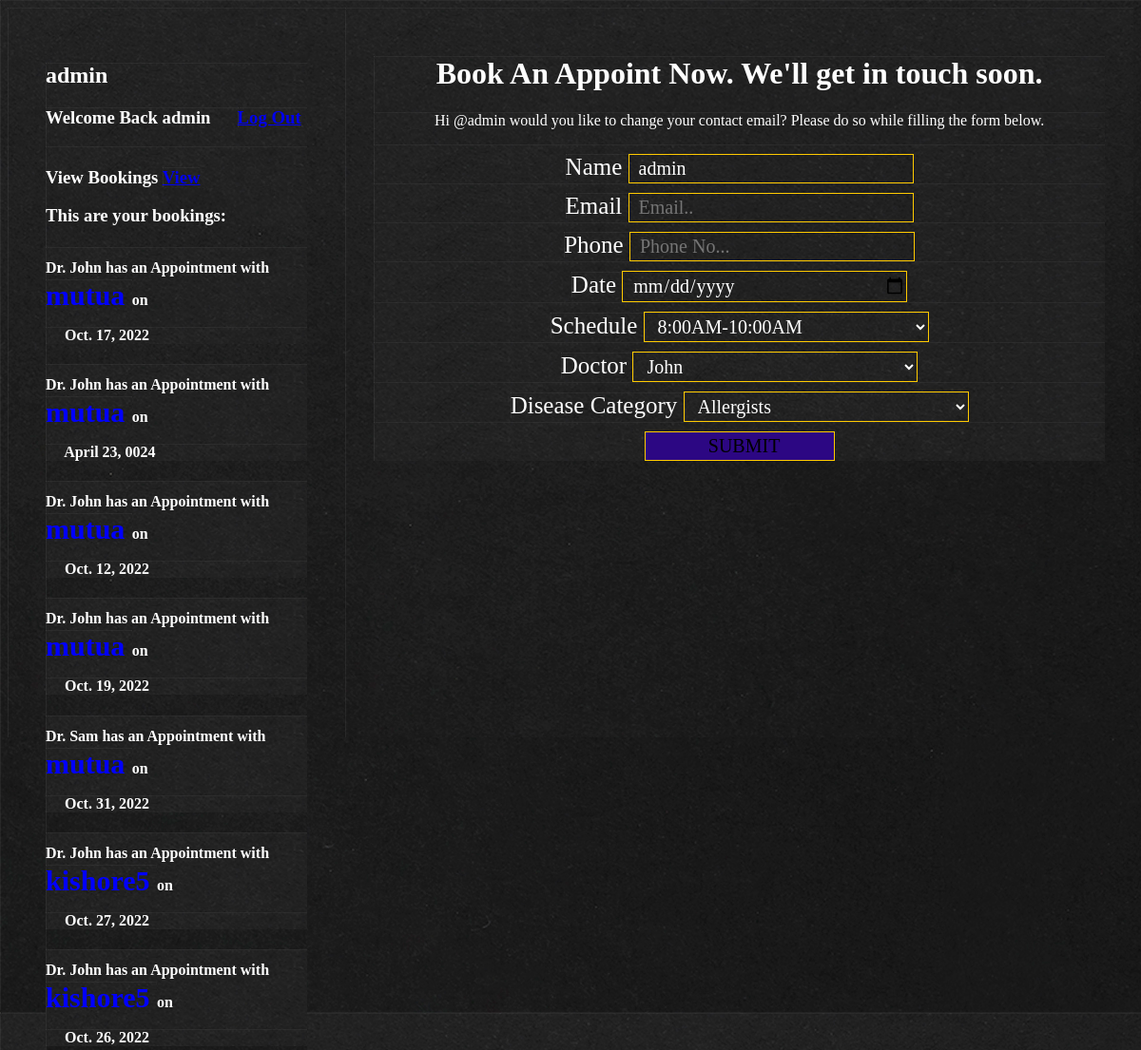
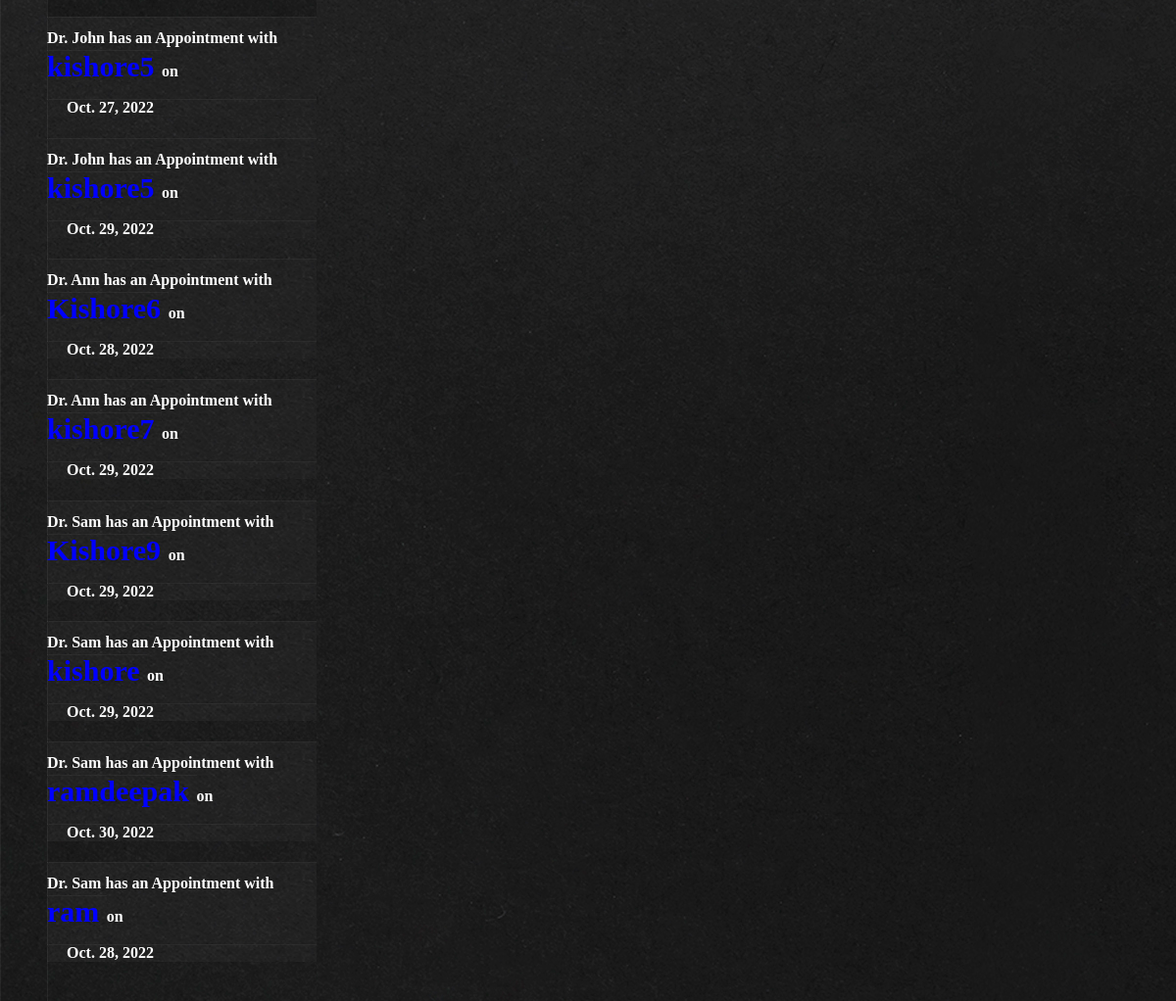
/apoint/ (signed in), run on the app's committed database (2 pictures, top to bottom).
### doctorApp/models.py (models this page shows, shortened)
class Appointment(models.Model):
    Name=models.CharField(max_length=200, default='')
    email=models.EmailField(default='')
    Date=models.DateField()
    Phone=models.CharField(max_length=15)
    Doctor=models.CharField(max_length=15, default='John')
    Schedule=models.CharField(max_length=200, default='8:00AM-10:00AM')
    Disease = models.CharField(max_length = 200, default='Cold')

### doctorApp/views.py (the view)
# urls.py: path('apoint/', views.appointment, name='apointt'),
def appointment(request):
    apbk = Appointment.objects.all()
    return render(request, 'book.html', context={'apbk':apbk})

### doctorApp/Templates/book.html (shortened to what this page needs)
<!DOCTYPE html>
<html lang="en">
  <head>
  </head>
  <div class="row">
    <div class="column" style="background-color:burlywood;">
        <br>
        <div style="color:#fff; margin-top: 10px;margin: 30px;">
            <span> <h2>{{user.username}}</h2></span>
              <p><h3>
                {% block content %}
                  {% if user.is_authenticated %}
                  Welcome Back {{ user.username }} &emsp;
                  <a href="{% url 'login' %}" >Log Out</a><p>
                    <br>
                      View Bookings <a href="{% url 'apointt' %}">View</a><p></p>
                      This are your bookings: </h3>
                      {% for ap in apbk %}
                        <h4 style="color:white ;">
                            {% if user.username == "admin" %}
                                Dr. {{ap.Doctor}} has an Appointment with<strong style="color:blue; font-size: 30px;"> {{ap.Name}} </strong>  on <p>&emsp; {{ap.Date}}
                             {% endif %}
                             {% endfor %}
                  {% else %}
                    <p>You are not logged in</p>
                    <a href="{% url 'login' %}">Log In</a>
                  {% endif %}
                {% endblock %}
              <br>
   </h4>
      <br>
    </div>
      </div>
      <center>
      <div class="column2" >
    <div class="form">
      <div class="form-text">
        <h1 style="color:#fff">
          Book An Appoint Now. We'll get in touch soon.
        </h1>
        <p style="color:#fff">
          Hi @{{user.username}} would you like to change your contact email? Please do so while filling the form below.
        </p>
      </div>
      <div class="main-form">
        <form action="" method="POST">
          <div>
            <span>Name   </span>
            <input type="text" name="Name" id="Name" placeholder="Fullname.. " required value='{{ user.username }}' style="width:300px;" />
          </div>
          <div>
            <span>Email   </span>
            <input type="email"name="email" id="email" placeholder="Email.." required value="{{user.email}}" style="width:300px;" />
          </div>
          <div>
            <span>Phone  </span>
            <input type="number" name="Phone" id="Number" placeholder="Phone No..." required style="width:300px;" />
          </div>
          <div>
            <span>Date    </span>
            <input type="date" name="Date" id="Date" placeholder="date" required style="width:300px;" />
          </div>
          <div>
            <span>Schedule    </span>
            <select  type="text" name="Schedule" id="Schedule" placeholder="Schedule" required style="width:300px;" >
                <option Value="8:00AM-10:00AM"> 8:00AM-10:00AM</option>
                </select>
          </div>
          <div>
            <span>Doctor    </span>
            <select  type="text" name="Doctor" id="Doctor" placeholder="Doctor" required style="width:300px;" >
                <option Value="John"> John</option>
                </select>
          </div>
          <div>
            <span>Disease Category   </span>
            <select  type="text" name="Disease" id="Disease" placeholder="Disease" required style="width:300px;" >
                <option Value="Allergists">Allergists </option>
                </select>
          </div>
          <div id="submit">
            <input type="submit" value="SUBMIT" id="submit" />
          </div>
        </form>
      </div>
    </div>
</center>
  </body>
</html>

### doctorApp/Templates/book.html (style rules this page uses)
* { box-sizing: border-box; background-image:url(../static/background.jpg) ; }
.column { float: left; width: 30%; padding: 10px; height: 96vh; }
.column2 { float: left; width: 70%; padding: 30px; height: 96vh; }
.row:after { content: ""; display: table; clear: both; }
.main-form div input { width: 100%; font-family: 'Times New Roman', Times, serif; background: none; border: 1px solid #ffca00;; font-size: 20px; color: #fff; outline: none; padding: 3px 0 3px 10px; margin-top: 10px; }
.main-form div span { width: 100%; font-family: 'Times New Roman', Times, serif; color: #fff; font-size: 25px; }
#submit { width: 100%; text-align: center; }
#submit input { font-family: 'Times New Roman', Times, serif; width: 200px; background-color: rgb(44, 7, 131) !important; color: black !important; transition: all .3s; }
.main-form div select { width: 100%; font-family: 'Times New Roman', Times, serif; background-color: grey; border: 1px solid #ffca00;; font-size: 20px; color: #fff; outline: none; padding: 3px 0 3px 10px; margin-top: 10px; }

### data on the page
Appointment: Doctor "John", Name "mutua", Date "Oct. 17, 2022"
Appointment: Doctor "John", Name "mutua", Date "April 23, 0024"
Appointment: Doctor "John", Name "mutua", Date "Oct. 12, 2022"
Appointment: Doctor "John", Name "mutua", Date "Oct. 19, 2022"
Appointment: Doctor "Sam", Name "mutua", Date "Oct. 31, 2022"
Appointment: Doctor "John", Name "kishore5", Date "Oct. 27, 2022"
Appointment: Doctor "John", Name "kishore5", Date "Oct. 26, 2022"
Appointment: Doctor "John", Name "kishore5", Date "Oct. 27, 2022"
Appointment: Doctor "John", Name "kishore5", Date "Oct. 29, 2022"
Appointment: Doctor "Ann", Name "Kishore6", Date "Oct. 28, 2022"
Appointment: Doctor "Ann", Name "kishore7", Date "Oct. 29, 2022"
Appointment: Doctor "Sam", Name "Kishore9", Date "Oct. 29, 2022"
Appointment: Doctor "Sam", Name "kishore", Date "Oct. 29, 2022"
Appointment: Doctor "Sam", Name "ramdeepak", Date "Oct. 30, 2022"
Appointment: Doctor "Sam", Name "ram", Date "Oct. 28, 2022"

### other printed values
{{ user.username }} "admin"
